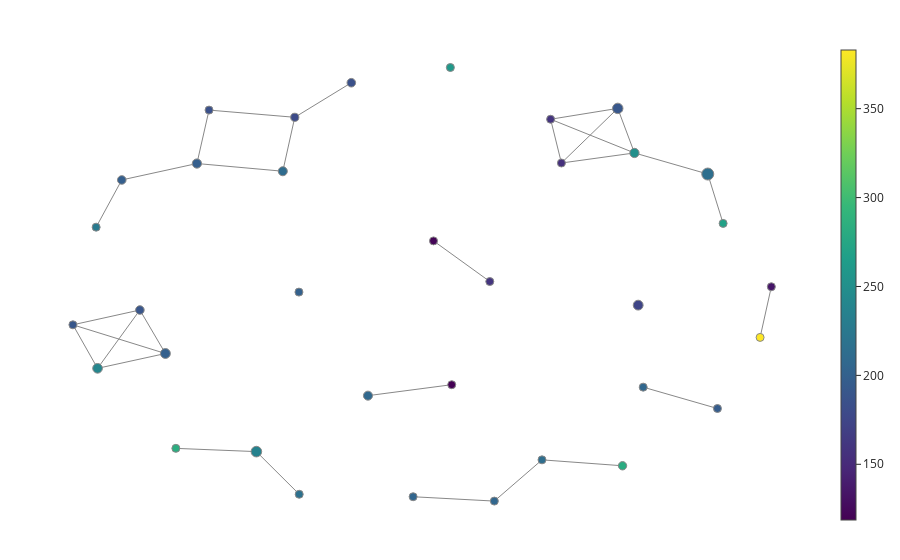
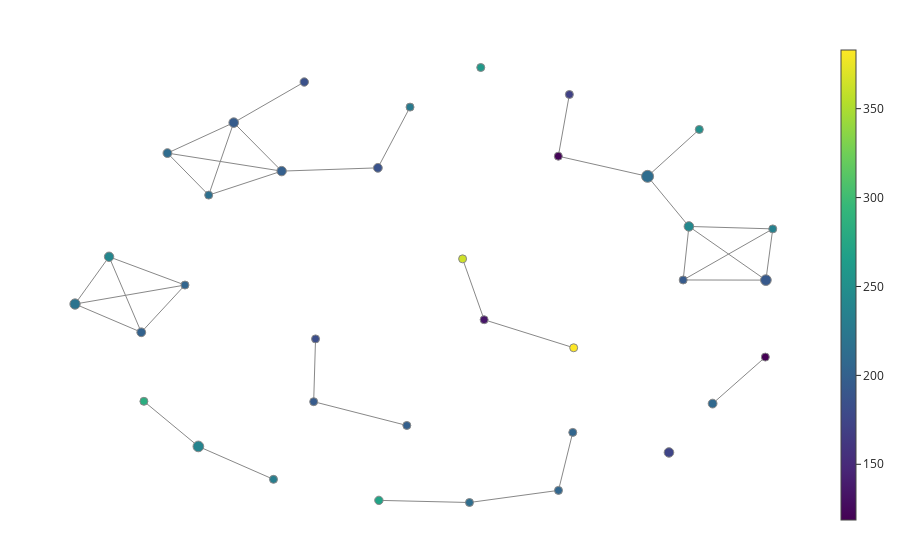
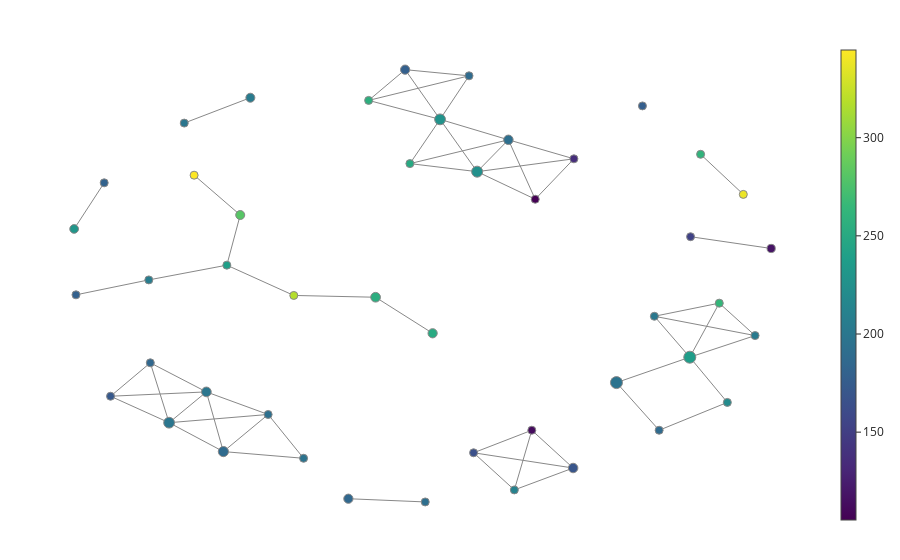
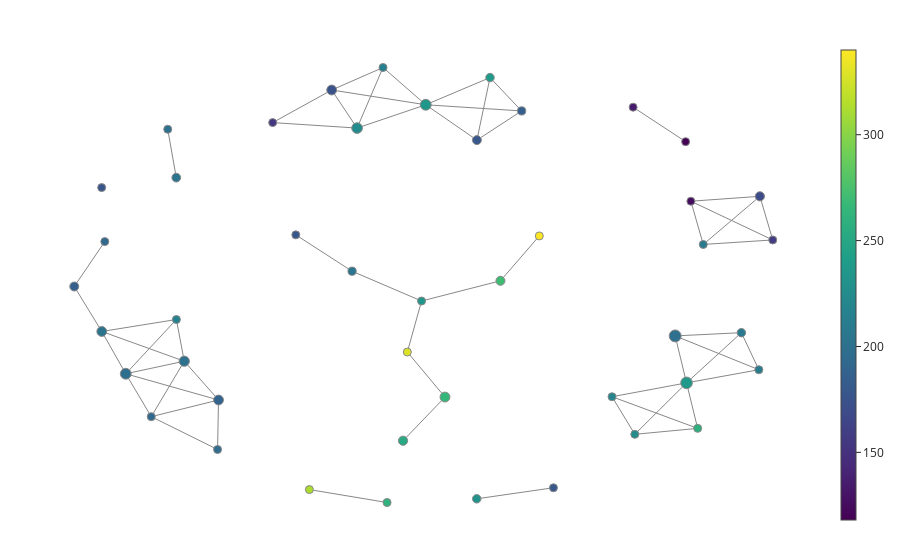

Notebook cell for these charts, in order:
### Code cell
# Example usage
corr_matrix_path = "torsion_correlation.csv"
k = 0.99  # Example value for k
cutoff_betti = 4  # Example cutoff Betti value
results_df_protein = process_correlation_matrix(corr_matrix_path, k, cutoff_betti)

### Figure 1 — Plotly figure (JSON) as saved in the notebook; plotly's stock layout.template omitted (floating-point values rounded to 4 significant figures)
{"data": [{"hoverinfo": "none", "line": {"color": "#888", "width": 1}, "mode": "lines", "name": "edge_trace", "type": "scatter", "uid": "90f121ff-bfef-484c-83b3-616faa816d87", "x": [-1.165, -0.1228, null, -2.224, -3.292, null, -2.224, -2.075, null, 2.15, 3.062, null, 2.15, 1.942, null, 2.15, 1.242, null, 2.15, 1.107, null, 3.062, 3.253, null, 1.942, 1.242, null, 1.942, 1.107, null, -1.372, -2.075, null, 3.853, 3.713, null, -3.684, -4.002, null, -3.684, -4.528, null, -3.684, -4.835, null, -4.002, -4.528, null, -4.002, -4.835, null, -4.227, -3.292, null, -4.227, -4.546, null, -0.3494, 0.3507, null, 0.4071, 1.0, null, 0.4071, -0.603, null, -3.292, -3.141, null, -2.075, -3.141, null, -4.528, -4.835, null, 2.002, 1.0, null, 2.259, 3.182, null, 1.242, 1.107, null, -2.552, -2.02, null, -2.552, -3.554, null], "y": [-1.876, -1.655, null, 2.632, 2.786, null, 2.632, 3.714, null, 2.999, 2.575, null, 2.999, 3.894, null, 2.999, 2.797, null, 2.999, 3.676, null, 2.575, 1.584, null, 3.894, 2.797, null, 3.894, 3.676, null, 4.409, 3.714, null, 0.3118, -0.706, null, -1.029, -0.1556, null, -1.029, -1.327, null, -1.029, -0.4527, null, -0.1556, -1.327, null, -0.1556, -0.4527, null, 2.456, 2.786, null, 2.456, 1.508, null, 1.233, 0.4165, null, -3.993, -3.165, null, -3.993, -3.906, null, 2.786, 3.86, null, 3.714, 3.86, null, -1.327, -0.4527, null, -3.284, -3.165, null, -1.705, -2.134, null, 2.797, 3.676, null, -2.999, -3.856, null, -2.999, -2.934, null]}, {"hoverinfo": "text", "hovertext": ["Node ID: 0<br>Pullback set label: 19<br>Partial cluster label: 0<br>Node size: 21<br>Summary statistic: 208.0", "Node ID: 1<br>Pullback set label: 20<br>Partial cluster label: -1<br>Node size: 3<br>Summary statistic: 119.0", "Node ID: 2<br>Pullback set label: 4<br>Partial cluster label: 0<br>Node size: 21<br>Summary statistic: 211.0", "Node ID: 3<br>Pullback set label: 18<br>Partial cluster label: 0<br>Node size: 25<br>Summary statistic: 174.0", "Node ID: 4<br>Pullback set label: 10<br>Partial cluster label: 0<br>Node size: 22<br>Summary statistic: 251.0", "Node ID: 5<br>Pullback set label: 13<br>Partial cluster label: 0<br>Node size: 37<br>Summary statistic: 215.0", "Node ID: 6<br>Pullback set label: 11<br>Partial cluster label: 0<br>Node size: 28<br>Summary statistic: 191.0", "Node ID: 7<br>Pullback set label: 8<br>Partial cluster label: 0<br>Node size: 19<br>Summary statistic: 185.0", "Node ID: 8<br>Pullback set label: 14<br>Partial cluster label: 0<br>Node size: 16<br>Summary statistic: 135.0", "Node ID: 9<br>Pullback set label: 22<br>Partial cluster label: 0<br>Node size: 25<br>Summary statistic: 199.0", "Node ID: 10<br>Pullback set label: 26<br>Partial cluster label: 0<br>Node size: 19<br>Summary statistic: 189.0", "Node ID: 11<br>Pullback set label: 2<br>Partial cluster label: 0<br>Node size: 19<br>Summary statistic: 198.0", "Node ID: 12<br>Pullback set label: 17<br>Partial cluster label: 0<br>Node size: 6<br>Summary statistic: 121.0", "Node ID: 13<br>Pullback set label: 23<br>Partial cluster label: 0<br>Node size: 16<br>Summary statistic: 205.0", "Node ID: 14<br>Pullback set label: 1<br>Partial cluster label: 0<br>Node size: 22<br>Summary statistic: 199.0", "Node ID: 15<br>Pullback set label: 3<br>Partial cluster label: 0<br>Node size: 17<br>Summary statistic: 179.0", "Node ID: 16<br>Pullback set label: 0<br>Partial cluster label: 0<br>Node size: 10<br>Summary statistic: 185.0", "Node ID: 17<br>Pullback set label: 16<br>Partial cluster label: -1<br>Node size: 3<br>Summary statistic: 160.0", "Node ID: 18<br>Pullback set label: 34<br>Partial cluster label: 0<br>Node size: 11<br>Summary statistic: 200.0", "Node ID: 19<br>Pullback set label: 21<br>Partial cluster label: 0<br>Node size: 24<br>Summary statistic: 240.0", "Node ID: 20<br>Pullback set label: 25<br>Partial cluster label: 0<br>Node size: 11<br>Summary statistic: 191.0", "Node ID: 21<br>Pullback set label: 27<br>Partial cluster label: 0<br>Node size: 18<br>Summary statistic: 280.0", "Node ID: 22<br>Pullback set label: 28<br>Partial cluster label: 0<br>Node size: 6<br>Summary statistic: 213.0", "Node ID: 23<br>Pullback set label: 33<br>Partial cluster label: 0<br>Node size: 12<br>Summary statistic: 207.0", "Node ID: 24<br>Pullback set label: 7<br>Partial cluster label: 0<br>Node size: 8<br>Summary statistic: 156.0", "Node ID: 25<br>Pullback set label: 30<br>Partial cluster label: 0<br>Node size: 29<br>Summary statistic: 236.0", "Node ID: 26<br>Pullback set label: 31<br>Partial cluster label: 0<br>Node size: 6<br>Summary statistic: 217.0", "Node ID: 27<br>Pullback set label: 24<br>Partial cluster label: 0<br>Node size: 12<br>Summary statistic: 205.0", "Node ID: 28<br>Pullback set label: 5<br>Partial cluster label: 0<br>Node size: 6<br>Summary statistic: 227.0", "Node ID: 29<br>Pullback set label: 32<br>Partial cluster label: -1<br>Node size: 4<br>Summary statistic: 196.0", "Node ID: 30<br>Pullback set label: 9<br>Partial cluster label: 0<br>Node size: 6<br>Summary statistic: 260.0", "Node ID: 31<br>Pullback set label: 6<br>Partial cluster label: -1<br>Node size: 3<br>Summary statistic: 159.0", "Node ID: 32<br>Pullback set label: 29<br>Partial cluster label: 0<br>Node size: 12<br>Summary statistic: 283.0", "Node ID: 33<br>Pullback set label: 12<br>Partial cluster label: 0<br>Node size: 5<br>Summary statistic: 269.0", "Node ID: 34<br>Pullback set label: 15<br>Partial cluster label: -1<br>Node size: 1<br>Summary statistic: 383.0"], "marker": {"color": [207.8, 118.7, 211.4, 174.1, 250.6, 214.6, 190.6, 184.9, 134.6, 199.3, 189.4, 198.5, 121.3, 205.4, 198.7, 178.9, 184.7, 159.7, 199.9, 239.9, 191.1, 280.5, 213, 206.6, 155.5, 235.7, 217, 205.1, 227.2, 196.2, 260.2, 159, 282.8, 269.2, 383], "colorbar": {"thickness": 15, "title": {"side": "right", "text": ""}, "xanchor": "left"}, "colorscale": [[0, "#440154"], [0.1111, "#482878"], [0.2222, "#3e4989"], [0.3333, "#31688e"], [0.4444, "#26828e"], [0.5556, "#1f9e89"], [0.6667, "#35b779"], [0.7778, "#6ece58"], [0.8889, "#b5de2b"], [1, "#fde725"]], "line": {"color": "#888", "width": 1}, "opacity": 1, "reversescale": false, "showscale": true, "size": [21, 3, 21, 25, 22, 37, 28, 19, 16, 25, 19, 19, 6, 16, 22, 17, 10, 3, 11, 24, 11, 18, 6, 12, 8, 29, 6, 12, 6, 4, 6, 3, 12, 5, 1], "sizemin": 4, "sizemode": "area", "sizeref": 0.5139}, "mode": "markers", "name": "node_trace", "type": "scatter", "uid": "101831a9-1204-4c78-934e-cc5ace2a1c2b", "x": [-1.165, -0.1228, -2.224, 2.196, 2.15, 3.062, 1.942, -1.372, 3.853, -3.684, -4.002, -4.227, -0.3494, 0.4071, -3.292, -2.075, -3.141, 0.3507, -2.023, -4.528, -4.835, 2.002, 1.0, 2.259, 1.242, -2.552, -2.02, -0.603, -4.546, 3.182, -0.1398, 1.107, -3.554, 3.253, 3.713], "y": [-1.876, -1.655, 2.632, -0.05784, 2.999, 2.575, 3.894, 4.409, 0.3118, -1.029, -0.1556, 2.456, 1.233, -3.993, 2.786, 3.714, 3.86, 0.4165, 0.2042, -1.327, -0.4527, -3.284, -3.165, -1.705, 2.797, -2.999, -3.856, -3.906, 1.508, -2.134, 4.715, 3.676, -2.934, 1.584, -0.706]}], "layout": {"autosize": false, "hovermode": "closest", "margin": {"b": 20, "l": 5, "r": 5, "t": 40}, "showlegend": false, "title": {"text": ""}, "xaxis": {"showgrid": false, "showline": false, "showticklabels": false, "ticks": "", "title": {"text": ""}, "zeroline": false}, "yaxis": {"showgrid": false, "showline": false, "showticklabels": false, "ticks": "", "title": {"text": ""}, "zeroline": false}}}

### Figure 2 — Plotly figure (JSON) as saved in the notebook; plotly's stock layout.template omitted (floating-point values rounded to 4 significant figures)
{"data": [{"hoverinfo": "none", "line": {"color": "#888", "width": 1}, "mode": "lines", "name": "edge_trace", "type": "scatter", "uid": "8647848f-deda-4961-8db9-ed53286f190c", "x": [3.469, 4.147, null, -3.547, -2.695, null, -3.547, -2.077, null, -3.547, -3.016, null, 3.164, 2.632, null, 3.164, 4.154, null, 3.164, 3.09, null, 3.164, 4.243, null, 2.632, 1.483, null, 2.632, 3.297, null, 4.154, 3.09, null, 4.154, 4.243, null, -1.786, -2.695, null, 0.5284, 0.2512, null, 0.5284, 1.681, null, -4.736, -3.884, null, -4.736, -4.298, null, -4.736, -3.322, null, -3.884, -4.298, null, -3.884, -3.322, null, -0.8392, -2.077, null, -0.8392, -0.4251, null, -2.695, -2.077, null, -2.695, -3.016, null, 1.483, 1.625, null, 1.485, 0.3397, null, 1.485, 1.669, null, -2.077, -3.016, null, -0.4665, -1.665, null, -4.298, -3.322, null, -0.8261, 0.3397, null, -1.665, -1.641, null, 3.09, 4.243, null, -3.149, -2.183, null, -3.149, -3.85, null], "y": [-1.725, -0.7677, null, 3.428, 4.055, null, 3.428, 3.058, null, 3.428, 2.564, null, 1.92, 2.95, null, 1.92, 0.8157, null, 1.92, 0.8182, null, 1.92, 1.869, null, 2.95, 3.364, null, 2.95, 3.915, null, 0.8157, 0.8182, null, 0.8157, 1.869, null, 4.89, 4.055, null, 0.0007344, 1.253, null, 0.0007344, -0.5764, null, 0.3235, -0.2575, null, 0.3235, 1.295, null, 0.3235, 0.7139, null, -0.2575, 1.295, null, -0.2575, 0.7139, null, 3.125, 3.058, null, 3.125, 4.374, null, 4.055, 3.058, null, 4.055, 2.564, null, 3.364, 4.634, null, -3.51, -3.759, null, -3.51, -2.317, null, 3.058, 2.564, null, -2.174, -1.685, null, 1.295, 0.7139, null, -3.715, -3.759, null, -1.685, -0.3933, null, 0.8182, 1.869, null, -2.605, -3.283, null, -2.605, -1.678, null]}, {"hoverinfo": "text", "hovertext": ["Node ID: 0<br>Pullback set label: 20<br>Partial cluster label: 0<br>Node size: 21<br>Summary statistic: 208.0", "Node ID: 1<br>Pullback set label: 21<br>Partial cluster label: -1<br>Node size: 3<br>Summary statistic: 119.0", "Node ID: 2<br>Pullback set label: 4<br>Partial cluster label: 0<br>Node size: 21<br>Summary statistic: 211.0", "Node ID: 3<br>Pullback set label: 19<br>Partial cluster label: 0<br>Node size: 25<br>Summary statistic: 174.0", "Node ID: 4<br>Pullback set label: 10<br>Partial cluster label: 0<br>Node size: 25<br>Summary statistic: 243.0", "Node ID: 5<br>Pullback set label: 14<br>Partial cluster label: 0<br>Node size: 39<br>Summary statistic: 213.0", "Node ID: 6<br>Pullback set label: 11<br>Partial cluster label: 0<br>Node size: 31<br>Summary statistic: 193.0", "Node ID: 7<br>Pullback set label: 8<br>Partial cluster label: 0<br>Node size: 19<br>Summary statistic: 185.0", "Node ID: 8<br>Pullback set label: 15<br>Partial cluster label: 0<br>Node size: 16<br>Summary statistic: 135.0", "Node ID: 9<br>Pullback set label: 23<br>Partial cluster label: 0<br>Node size: 29<br>Summary statistic: 220.0", "Node ID: 10<br>Pullback set label: 27<br>Partial cluster label: 0<br>Node size: 21<br>Summary statistic: 201.0", "Node ID: 11<br>Pullback set label: 2<br>Partial cluster label: 0<br>Node size: 21<br>Summary statistic: 187.0", "Node ID: 12<br>Pullback set label: 3<br>Partial cluster label: 0<br>Node size: 25<br>Summary statistic: 196.0", "Node ID: 13<br>Pullback set label: 18<br>Partial cluster label: 0<br>Node size: 6<br>Summary statistic: 121.0", "Node ID: 14<br>Pullback set label: 24<br>Partial cluster label: 0<br>Node size: 16<br>Summary statistic: 205.0", "Node ID: 15<br>Pullback set label: 1<br>Partial cluster label: 0<br>Node size: 24<br>Summary statistic: 199.0", "Node ID: 16<br>Pullback set label: 0<br>Partial cluster label: 0<br>Node size: 15<br>Summary statistic: 216.0", "Node ID: 17<br>Pullback set label: 17<br>Partial cluster label: -1<br>Node size: 4<br>Summary statistic: 170.0", "Node ID: 18<br>Pullback set label: 35<br>Partial cluster label: 0<br>Node size: 12<br>Summary statistic: 199.0", "Node ID: 19<br>Pullback set label: 22<br>Partial cluster label: 0<br>Node size: 24<br>Summary statistic: 240.0", "Node ID: 20<br>Pullback set label: 26<br>Partial cluster label: 0<br>Node size: 12<br>Summary statistic: 204.0", "Node ID: 21<br>Pullback set label: 28<br>Partial cluster label: 0<br>Node size: 19<br>Summary statistic: 271.0", "Node ID: 22<br>Pullback set label: 29<br>Partial cluster label: 0<br>Node size: 6<br>Summary statistic: 213.0", "Node ID: 23<br>Pullback set label: 34<br>Partial cluster label: 0<br>Node size: 14<br>Summary statistic: 194.0", "Node ID: 24<br>Pullback set label: 7<br>Partial cluster label: 0<br>Node size: 10<br>Summary statistic: 194.0", "Node ID: 25<br>Pullback set label: 31<br>Partial cluster label: 0<br>Node size: 31<br>Summary statistic: 238.0", "Node ID: 26<br>Pullback set label: 32<br>Partial cluster label: 0<br>Node size: 7<br>Summary statistic: 231.0", "Node ID: 27<br>Pullback set label: 25<br>Partial cluster label: 0<br>Node size: 12<br>Summary statistic: 205.0", "Node ID: 28<br>Pullback set label: 5<br>Partial cluster label: 0<br>Node size: 6<br>Summary statistic: 227.0", "Node ID: 29<br>Pullback set label: 33<br>Partial cluster label: 0<br>Node size: 6<br>Summary statistic: 182.0", "Node ID: 30<br>Pullback set label: 9<br>Partial cluster label: 0<br>Node size: 6<br>Summary statistic: 260.0", "Node ID: 31<br>Pullback set label: 6<br>Partial cluster label: 0<br>Node size: 5<br>Summary statistic: 235.0", "Node ID: 32<br>Pullback set label: 30<br>Partial cluster label: 0<br>Node size: 12<br>Summary statistic: 283.0", "Node ID: 33<br>Pullback set label: 13<br>Partial cluster label: 0<br>Node size: 6<br>Summary statistic: 250.0", "Node ID: 34<br>Pullback set label: 12<br>Partial cluster label: -1<br>Node size: 1<br>Summary statistic: 364.0", "Node ID: 35<br>Pullback set label: 16<br>Partial cluster label: -1<br>Node size: 1<br>Summary statistic: 383.0"], "marker": {"color": [207.8, 118.7, 211.4, 174.1, 243.0, 212.9, 192.9, 184.9, 134.6, 219.7, 201.5, 187.0, 195.8, 121.3, 205.4, 198.8, 215.9, 170.2, 199.1, 239.9, 203.8, 270.9, 213, 194.1, 194.3, 237.9, 231.3, 205.1, 227.2, 182.3, 260.2, 235.2, 282.8, 250.3, 364, 383], "colorbar": {"thickness": 15, "title": {"side": "right", "text": ""}, "xanchor": "left"}, "colorscale": [[0, "#440154"], [0.1111, "#482878"], [0.2222, "#3e4989"], [0.3333, "#31688e"], [0.4444, "#26828e"], [0.5556, "#1f9e89"], [0.6667, "#35b779"], [0.7778, "#6ece58"], [0.8889, "#b5de2b"], [1, "#fde725"]], "line": {"color": "#888", "width": 1}, "opacity": 1, "reversescale": false, "showscale": true, "size": [21, 3, 21, 25, 25, 39, 31, 19, 16, 29, 21, 21, 25, 6, 16, 24, 15, 4, 12, 24, 12, 19, 6, 14, 10, 31, 7, 12, 6, 6, 6, 5, 12, 6, 1, 1], "sizemin": 4, "sizemode": "area", "sizeref": 0.5417}, "mode": "markers", "name": "node_trace", "type": "scatter", "uid": "f2098f44-3c4d-4e60-ab59-6ddf246ef0cc", "x": [3.469, 4.147, -3.547, 2.907, 3.164, 2.632, 4.154, -1.786, 0.5284, -4.736, -3.884, -0.8392, -2.695, 1.483, 1.485, -2.077, -3.016, 1.625, -0.4665, -4.298, -3.322, -0.8261, 0.3397, -1.665, 3.09, -3.149, -2.183, 1.669, -0.4251, -1.641, 0.4849, 4.243, -3.85, 3.297, 0.2512, 1.681], "y": [-1.725, -0.7677, 3.428, -2.729, 1.92, 2.95, 0.8157, 4.89, 0.0007344, 0.3235, -0.2575, 3.125, 4.055, 3.364, -3.51, 3.058, 2.564, 4.634, -2.174, 1.295, 0.7139, -3.715, -3.759, -1.685, 0.8182, -2.605, -3.283, -2.317, 4.374, -0.3933, 5.189, 1.869, -1.678, 3.915, 1.253, -0.5764]}], "layout": {"autosize": false, "hovermode": "closest", "margin": {"b": 20, "l": 5, "r": 5, "t": 40}, "showlegend": false, "title": {"text": ""}, "xaxis": {"showgrid": false, "showline": false, "showticklabels": false, "ticks": "", "title": {"text": ""}, "zeroline": false}, "yaxis": {"showgrid": false, "showline": false, "showticklabels": false, "ticks": "", "title": {"text": ""}, "zeroline": false}}}

### Figure 3 — Plotly figure (JSON) as saved in the notebook; plotly's stock layout.template omitted (floating-point values rounded to 4 significant figures; data arrays with more than 128 entries replaced by an {"elided": "..."} marker saying what was removed)
{"data": [{"hoverinfo": "none", "line": {"color": "#888", "width": 1}, "mode": "lines", "name": "edge_trace", "type": "scatter", "uid": "d59b2c4b-6c52-4818-af28-2661b1e2954f", "x": {"elided": "174 float values"}, "y": {"elided": "174 float values"}}, {"hoverinfo": "text", "hovertext": ["Node ID: 0<br>Pullback set label: 29<br>Partial cluster label: 0<br>Node size: 10<br>Summary statistic: 181.0", "Node ID: 1<br>Pullback set label: 5<br>Partial cluster label: 0<br>Node size: 26<br>Summary statistic: 199.0", "Node ID: 2<br>Pullback set label: 23<br>Partial cluster label: 0<br>Node size: 8<br>Summary statistic: 112.0", "Node ID: 3<br>Pullback set label: 25<br>Partial cluster label: 0<br>Node size: 20<br>Summary statistic: 169.0", "Node ID: 4<br>Pullback set label: 16<br>Partial cluster label: 0<br>Node size: 26<br>Summary statistic: 228.0", "Node ID: 5<br>Pullback set label: 13<br>Partial cluster label: 0<br>Node size: 20<br>Summary statistic: 192.0", "Node ID: 6<br>Pullback set label: 9<br>Partial cluster label: 0<br>Node size: 19<br>Summary statistic: 185.0", "Node ID: 7<br>Pullback set label: 18<br>Partial cluster label: 0<br>Node size: 15<br>Summary statistic: 118.0", "Node ID: 8<br>Pullback set label: 19<br>Partial cluster label: 0<br>Node size: 10<br>Summary statistic: 153.0", "Node ID: 9<br>Pullback set label: 32<br>Partial cluster label: 0<br>Node size: 32<br>Summary statistic: 197.0", "Node ID: 10<br>Pullback set label: 2<br>Partial cluster label: 0<br>Node size: 23<br>Summary statistic: 189.0", "Node ID: 11<br>Pullback set label: 20<br>Partial cluster label: 0<br>Node size: 19<br>Summary statistic: 178.0", "Node ID: 12<br>Pullback set label: 21<br>Partial cluster label: 0<br>Node size: 14<br>Summary statistic: 188.0", "Node ID: 13<br>Pullback set label: 34<br>Partial cluster label: 0<br>Node size: 14<br>Summary statistic: 207.0", "Node ID: 14<br>Pullback set label: 1<br>Partial cluster label: 0<br>Node size: 21<br>Summary statistic: 199.0", "Node ID: 15<br>Pullback set label: 14<br>Partial cluster label: 0<br>Node size: 9<br>Summary statistic: 192.0", "Node ID: 16<br>Pullback set label: 37<br>Partial cluster label: 0<br>Node size: 12<br>Summary statistic: 188.0", "Node ID: 17<br>Pullback set label: 35<br>Partial cluster label: 0<br>Node size: 14<br>Summary statistic: 179.0", "Node ID: 18<br>Pullback set label: 0<br>Partial cluster label: 0<br>Node size: 10<br>Summary statistic: 185.0", "Node ID: 19<br>Pullback set label: 4<br>Partial cluster label: 0<br>Node size: 14<br>Summary statistic: 172.0", "Node ID: 20<br>Pullback set label: 12<br>Partial cluster label: 0<br>Node size: 27<br>Summary statistic: 225.0", "Node ID: 21<br>Pullback set label: 44<br>Partial cluster label: 0<br>Node size: 18<br>Summary statistic: 204.0", "Node ID: 22<br>Pullback set label: 45<br>Partial cluster label: 0<br>Node size: 7<br>Summary statistic: 200.0", "Node ID: 23<br>Pullback set label: 31<br>Partial cluster label: 0<br>Node size: 32<br>Summary statistic: 237.0", "Node ID: 24<br>Pullback set label: 38<br>Partial cluster label: 0<br>Node size: 18<br>Summary statistic: 280.0", "Node ID: 25<br>Pullback set label: 39<br>Partial cluster label: 0<br>Node size: 7<br>Summary statistic: 239.0", "Node ID: 26<br>Pullback set label: 17<br>Partial cluster label: 0<br>Node size: 5<br>Summary statistic: 250.0", "Node ID: 27<br>Pullback set label: 7<br>Partial cluster label: -1<br>Node size: 4<br>Summary statistic: 105.0", "Node ID: 28<br>Pullback set label: 28<br>Partial cluster label: 0<br>Node size: 17<br>Summary statistic: 231.0", "Node ID: 29<br>Pullback set label: 42<br>Partial cluster label: 0<br>Node size: 19<br>Summary statistic: 251.0", "Node ID: 30<br>Pullback set label: 6<br>Partial cluster label: 0<br>Node size: 8<br>Summary statistic: 193.0", "Node ID: 31<br>Pullback set label: 3<br>Partial cluster label: 0<br>Node size: 5<br>Summary statistic: 196.0", "Node ID: 32<br>Pullback set label: 22<br>Partial cluster label: 0<br>Node size: 5<br>Summary statistic: 165.0", "Node ID: 33<br>Pullback set label: 24<br>Partial cluster label: 0<br>Node size: 11<br>Summary statistic: 211.0", "Node ID: 34<br>Pullback set label: 41<br>Partial cluster label: 0<br>Node size: 21<br>Summary statistic: 255.0", "Node ID: 35<br>Pullback set label: 43<br>Partial cluster label: 0<br>Node size: 7<br>Summary statistic: 178.0", "Node ID: 36<br>Pullback set label: 36<br>Partial cluster label: 0<br>Node size: 10<br>Summary statistic: 220.0", "Node ID: 37<br>Pullback set label: 11<br>Partial cluster label: 0<br>Node size: 6<br>Summary statistic: 260.0", "Node ID: 38<br>Pullback set label: 8<br>Partial cluster label: -1<br>Node size: 2<br>Summary statistic: 137.0", "Node ID: 39<br>Pullback set label: 27<br>Partial cluster label: 0<br>Node size: 8<br>Summary statistic: 264.0", "Node ID: 40<br>Pullback set label: 26<br>Partial cluster label: -1<br>Node size: 3<br>Summary statistic: 203.0", "Node ID: 41<br>Pullback set label: 30<br>Partial cluster label: 0<br>Node size: 5<br>Summary statistic: 201.0", "Node ID: 42<br>Pullback set label: 15<br>Partial cluster label: 0<br>Node size: 12<br>Summary statistic: 256.0", "Node ID: 43<br>Pullback set label: 40<br>Partial cluster label: 0<br>Node size: 7<br>Summary statistic: 318.0", "Node ID: 44<br>Pullback set label: 33<br>Partial cluster label: -1<br>Node size: 3<br>Summary statistic: 345.0", "Node ID: 45<br>Pullback set label: 10<br>Partial cluster label: -1<br>Node size: 2<br>Summary statistic: 338.0"], "marker": {"color": [181.1, 199.1, 111.9, 169.4, 228.1, 192.1, 184.9, 118.1, 153.1, 196.6, 188.5, 178.4, 188.3, 206.6, 199.3, 192.4, 188.4, 178.9, 184.7, 172, 224.9, 204.1, 199.7, 236.9, 280.5, 239.4, 249.6, 105.2, 231.1, 250.5, 193.4, 196.2, 164.8, 211.3, 254.6, 177.6, 219.8, 260.2, 137, 264, 203.3, 201, 255.8, 317.7, 344.7, 338.5], "colorbar": {"thickness": 15, "title": {"side": "right", "text": ""}, "xanchor": "left"}, "colorscale": [[0, "#440154"], [0.1111, "#482878"], [0.2222, "#3e4989"], [0.3333, "#31688e"], [0.4444, "#26828e"], [0.5556, "#1f9e89"], [0.6667, "#35b779"], [0.7778, "#6ece58"], [0.8889, "#b5de2b"], [1, "#fde725"]], "line": {"color": "#888", "width": 1}, "opacity": 1, "reversescale": false, "showscale": true, "size": [10, 26, 8, 20, 26, 20, 19, 15, 10, 32, 23, 19, 14, 14, 21, 9, 12, 14, 10, 14, 27, 18, 7, 32, 18, 7, 5, 4, 17, 19, 8, 5, 5, 11, 21, 7, 10, 6, 2, 8, 3, 5, 12, 7, 3, 2], "sizemin": 4, "sizemode": "area", "sizeref": 0.4444}, "mode": "markers", "name": "node_trace", "type": "scatter", "uid": "d7347a59-73a6-4b1b-a77d-4d916c4c5c00", "x": [-5.148, -4.211, 1.027, 1.623, -0.2983, 0.6886, -1.622, 4.483, 3.319, 2.249, -3.427, -0.8027, 0.1201, -4.504, -3.673, -0.5125, 2.865, -5.556, -4.482, -5.057, 0.2373, -3.038, -3.992, 3.308, -3.184, -3.377, -0.7336, 1.076, -5.582, -0.4057, -2.781, -2.269, 0.1858, 0.7744, -1.229, 2.624, 3.85, 3.464, 1.635, 3.734, 4.251, 2.797, -1.329, -2.41, -3.85, 4.081], "y": [1.882, -3.766, -3.943, -4.833, 3.376, 2.894, -5.556, 0.336, 0.613, -2.821, -4.446, 4.546, 4.401, -0.4039, -3.041, -5.631, -3.943, -0.7554, -2.356, -3.143, 2.144, 3.885, 3.288, -2.224, 1.124, -0.05694, 2.334, 1.495, 0.796, -1.661, -3.572, -4.604, -4.474, -5.348, -0.812, 3.693, -3.288, 2.553, 2.447, -0.9513, -1.714, -1.26, 3.822, -0.7698, 2.061, 1.61]}], "layout": {"autosize": false, "hovermode": "closest", "margin": {"b": 20, "l": 5, "r": 5, "t": 40}, "showlegend": false, "title": {"text": ""}, "xaxis": {"showgrid": false, "showline": false, "showticklabels": false, "ticks": "", "title": {"text": ""}, "zeroline": false}, "yaxis": {"showgrid": false, "showline": false, "showticklabels": false, "ticks": "", "title": {"text": ""}, "zeroline": false}}}

### Figure 4 — Plotly figure (JSON) as saved in the notebook; plotly's stock layout.template omitted (floating-point values rounded to 4 significant figures; data arrays with more than 128 entries replaced by an {"elided": "..."} marker saying what was removed)
{"data": [{"hoverinfo": "none", "line": {"color": "#888", "width": 1}, "mode": "lines", "name": "edge_trace", "type": "scatter", "uid": "cbbad2d6-3345-4195-8238-d194841d1177", "x": {"elided": "174 float values"}, "y": {"elided": "174 float values"}}, {"hoverinfo": "text", "hovertext": ["Node ID: 0<br>Pullback set label: 28<br>Partial cluster label: 0<br>Node size: 12<br>Summary statistic: 180.0", "Node ID: 1<br>Pullback set label: 5<br>Partial cluster label: 0<br>Node size: 28<br>Summary statistic: 199.0", "Node ID: 2<br>Pullback set label: 22<br>Partial cluster label: 0<br>Node size: 11<br>Summary statistic: 126.0", "Node ID: 3<br>Pullback set label: 24<br>Partial cluster label: 0<br>Node size: 20<br>Summary statistic: 169.0", "Node ID: 4<br>Pullback set label: 15<br>Partial cluster label: 0<br>Node size: 28<br>Summary statistic: 235.0", "Node ID: 5<br>Pullback set label: 12<br>Partial cluster label: 0<br>Node size: 23<br>Summary statistic: 175.0", "Node ID: 6<br>Pullback set label: 8<br>Partial cluster label: 0<br>Node size: 19<br>Summary statistic: 185.0", "Node ID: 7<br>Pullback set label: 17<br>Partial cluster label: 0<br>Node size: 15<br>Summary statistic: 118.0", "Node ID: 8<br>Pullback set label: 18<br>Partial cluster label: 0<br>Node size: 13<br>Summary statistic: 134.0", "Node ID: 9<br>Pullback set label: 31<br>Partial cluster label: 0<br>Node size: 34<br>Summary statistic: 200.0", "Node ID: 10<br>Pullback set label: 2<br>Partial cluster label: 0<br>Node size: 23<br>Summary statistic: 189.0", "Node ID: 11<br>Pullback set label: 19<br>Partial cluster label: 0<br>Node size: 19<br>Summary statistic: 178.0", "Node ID: 12<br>Pullback set label: 20<br>Partial cluster label: 0<br>Node size: 16<br>Summary statistic: 185.0", "Node ID: 13<br>Pullback set label: 33<br>Partial cluster label: 0<br>Node size: 16<br>Summary statistic: 205.0", "Node ID: 14<br>Pullback set label: 1<br>Partial cluster label: 0<br>Node size: 25<br>Summary statistic: 201.0", "Node ID: 15<br>Pullback set label: 13<br>Partial cluster label: 0<br>Node size: 9<br>Summary statistic: 192.0", "Node ID: 16<br>Pullback set label: 36<br>Partial cluster label: 0<br>Node size: 17<br>Summary statistic: 209.0", "Node ID: 17<br>Pullback set label: 34<br>Partial cluster label: 0<br>Node size: 14<br>Summary statistic: 179.0", "Node ID: 18<br>Pullback set label: 0<br>Partial cluster label: 0<br>Node size: 15<br>Summary statistic: 216.0", "Node ID: 19<br>Pullback set label: 4<br>Partial cluster label: 0<br>Node size: 23<br>Summary statistic: 202.0", "Node ID: 20<br>Pullback set label: 11<br>Partial cluster label: 0<br>Node size: 27<br>Summary statistic: 225.0", "Node ID: 21<br>Pullback set label: 43<br>Partial cluster label: 0<br>Node size: 18<br>Summary statistic: 204.0", "Node ID: 22<br>Pullback set label: 44<br>Partial cluster label: 0<br>Node size: 11<br>Summary statistic: 200.0", "Node ID: 23<br>Pullback set label: 30<br>Partial cluster label: 0<br>Node size: 32<br>Summary statistic: 237.0", "Node ID: 24<br>Pullback set label: 37<br>Partial cluster label: 0<br>Node size: 19<br>Summary statistic: 271.0", "Node ID: 25<br>Pullback set label: 38<br>Partial cluster label: 0<br>Node size: 9<br>Summary statistic: 234.0", "Node ID: 26<br>Pullback set label: 16<br>Partial cluster label: 0<br>Node size: 6<br>Summary statistic: 215.0", "Node ID: 27<br>Pullback set label: 7<br>Partial cluster label: 0<br>Node size: 5<br>Summary statistic: 153.0", "Node ID: 28<br>Pullback set label: 27<br>Partial cluster label: 0<br>Node size: 17<br>Summary statistic: 231.0", "Node ID: 29<br>Pullback set label: 41<br>Partial cluster label: 0<br>Node size: 20<br>Summary statistic: 251.0", "Node ID: 30<br>Pullback set label: 14<br>Partial cluster label: 0<br>Node size: 17<br>Summary statistic: 239.0", "Node ID: 31<br>Pullback set label: 6<br>Partial cluster label: 0<br>Node size: 8<br>Summary statistic: 193.0", "Node ID: 32<br>Pullback set label: 3<br>Partial cluster label: 0<br>Node size: 5<br>Summary statistic: 196.0", "Node ID: 33<br>Pullback set label: 21<br>Partial cluster label: 0<br>Node size: 6<br>Summary statistic: 158.0", "Node ID: 34<br>Pullback set label: 23<br>Partial cluster label: 0<br>Node size: 14<br>Summary statistic: 209.0", "Node ID: 35<br>Pullback set label: 40<br>Partial cluster label: 0<br>Node size: 23<br>Summary statistic: 266.0", "Node ID: 36<br>Pullback set label: 42<br>Partial cluster label: 0<br>Node size: 7<br>Summary statistic: 178.0", "Node ID: 37<br>Pullback set label: 35<br>Partial cluster label: 0<br>Node size: 12<br>Summary statistic: 210.0", "Node ID: 38<br>Pullback set label: 10<br>Partial cluster label: 0<br>Node size: 6<br>Summary statistic: 260.0", "Node ID: 39<br>Pullback set label: 26<br>Partial cluster label: 0<br>Node size: 9<br>Summary statistic: 259.0", "Node ID: 40<br>Pullback set label: 25<br>Partial cluster label: 0<br>Node size: 5<br>Summary statistic: 226.0", "Node ID: 41<br>Pullback set label: 29<br>Partial cluster label: 0<br>Node size: 6<br>Summary statistic: 218.0", "Node ID: 42<br>Pullback set label: 39<br>Partial cluster label: 0<br>Node size: 8<br>Summary statistic: 328.0", "Node ID: 43<br>Pullback set label: 9<br>Partial cluster label: -1<br>Node size: 4<br>Summary statistic: 312.0", "Node ID: 44<br>Pullback set label: 32<br>Partial cluster label: -1<br>Node size: 4<br>Summary statistic: 340.0"], "marker": {"color": [179.7, 198.9, 125.5, 169.4, 235.4, 175.2, 184.9, 118.1, 134.4, 199.9, 188.5, 178.4, 185.1, 205.4, 200.8, 192.4, 209.4, 178.9, 215.9, 202.4, 224.9, 204.1, 199.9, 236.9, 270.9, 234.1, 215, 153.4, 231.1, 251.3, 238.6, 193.4, 196.2, 157.5, 208.8, 265.7, 177.6, 210.5, 260.2, 258.6, 226.2, 218.5, 328, 312.5, 340], "colorbar": {"thickness": 15, "title": {"side": "right", "text": ""}, "xanchor": "left"}, "colorscale": [[0, "#440154"], [0.1111, "#482878"], [0.2222, "#3e4989"], [0.3333, "#31688e"], [0.4444, "#26828e"], [0.5556, "#1f9e89"], [0.6667, "#35b779"], [0.7778, "#6ece58"], [0.8889, "#b5de2b"], [1, "#fde725"]], "line": {"color": "#888", "width": 1}, "opacity": 1, "reversescale": false, "showscale": true, "size": [12, 28, 11, 20, 28, 23, 19, 15, 13, 34, 23, 19, 16, 16, 25, 9, 17, 14, 15, 23, 27, 18, 11, 32, 19, 9, 6, 5, 17, 20, 17, 8, 5, 6, 14, 23, 7, 12, 6, 9, 5, 6, 8, 4, 4], "sizemin": 4, "sizemode": "area", "sizeref": 0.4722}, "mode": "markers", "name": "node_trace", "type": "scatter", "uid": "ac20fedc-eab1-4af7-a342-da7bd73597d2", "x": [2.169, -3.871, 4.11, 5.085, 0.3655, -0.9629, -4.599, 4.036, 3.294, 3.888, -2.561, 1.088, 1.72, -0.6749, -3.045, -4.168, 4.824, -1.47, -3.156, -4.21, -0.6046, -3.158, -3.279, 4.049, 1.421, 0.3063, -0.2379, -1.796, 1.086, 0.04491, 1.273, -3.511, -2.575, 5.266, 4.285, 0.6371, -4.212, 5.07, -0.1813, 4.206, 3.318, 2.997, 0.1054, -1.278, 1.969], "y": [-4.458, -1.812, 2.195, 2.308, 4.434, 4.776, 0.2145, 3.577, 4.377, -0.9331, -2.421, 3.613, 4.29, 0.5688, -1.52, 1.256, -0.8579, 1.413, -0.5519, -0.8301, 3.892, 2.742, 3.865, -2.023, 0.3464, -0.1225, 5.299, 4.019, -4.715, -3.367, 5.064, -2.808, -3.569, 1.295, 1.19, -2.353, 2.51, -1.718, -4.801, -3.08, -3.217, -2.345, -1.307, -4.501, 1.388]}], "layout": {"autosize": false, "hovermode": "closest", "margin": {"b": 20, "l": 5, "r": 5, "t": 40}, "showlegend": false, "title": {"text": ""}, "xaxis": {"showgrid": false, "showline": false, "showticklabels": false, "ticks": "", "title": {"text": ""}, "zeroline": false}, "yaxis": {"showgrid": false, "showline": false, "showticklabels": false, "ticks": "", "title": {"text": ""}, "zeroline": false}}}
